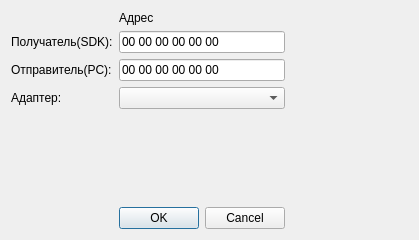
<?xml version="1.0" encoding="UTF-8"?>
<ui version="4.0">
 <class>Settings</class>
 <widget class="QDialog" name="Settings">
  <property name="geometry">
   <rect>
    <x>0</x>
    <y>0</y>
    <width>419</width>
    <height>240</height>
   </rect>
  </property>
  <property name="windowTitle">
   <string>Настройки</string>
  </property>
  <layout class="QGridLayout" name="gridLayout">
   <item row="3" column="0">
    <widget class="QLabel" name="label_4">
     <property name="text">
      <string>Адаптер:</string>
     </property>
    </widget>
   </item>
   <item row="5" column="1">
    <widget class="QDialogButtonBox" name="btnBox">
     <property name="orientation">
      <enum>Qt::Horizontal</enum>
     </property>
     <property name="standardButtons">
      <set>QDialogButtonBox::Cancel|QDialogButtonBox::Ok</set>
     </property>
    </widget>
   </item>
   <item row="3" column="1">
    <widget class="QComboBox" name="cbDevices"/>
   </item>
   <item row="2" column="0">
    <widget class="QLabel" name="label_2">
     <property name="text">
      <string>Отправитель(PC):</string>
     </property>
    </widget>
   </item>
   <item row="1" column="0">
    <widget class="QLabel" name="label_3">
     <property name="text">
      <string>Получатель(SDK):</string>
     </property>
    </widget>
   </item>
   <item row="4" column="1">
    <spacer name="verticalSpacer">
     <property name="orientation">
      <enum>Qt::Vertical</enum>
     </property>
     <property name="sizeHint" stdset="0">
      <size>
       <width>20</width>
       <height>40</height>
      </size>
     </property>
    </spacer>
   </item>
   <item row="2" column="1">
    <widget class="QLineEdit" name="leSrcMac">
     <property name="minimumSize">
      <size>
       <width>120</width>
       <height>0</height>
      </size>
     </property>
     <property name="inputMask">
      <string>&gt;HH HH HH HH HH HH</string>
     </property>
     <property name="text">
      <string>00 00 00 00 00 00</string>
     </property>
    </widget>
   </item>
   <item row="0" column="1">
    <widget class="QLabel" name="label">
     <property name="text">
      <string>Адрес</string>
     </property>
    </widget>
   </item>
   <item row="1" column="1">
    <widget class="QLineEdit" name="leDstMac">
     <property name="minimumSize">
      <size>
       <width>120</width>
       <height>0</height>
      </size>
     </property>
     <property name="inputMask">
      <string>&gt;HH HH HH HH HH HH</string>
     </property>
     <property name="text">
      <string>00 00 00 00 00 00</string>
     </property>
    </widget>
   </item>
   <item row="1" column="2">
    <spacer name="horizontalSpacer">
     <property name="orientation">
      <enum>Qt::Horizontal</enum>
     </property>
     <property name="sizeHint" stdset="0">
      <size>
       <width>40</width>
       <height>20</height>
      </size>
     </property>
    </spacer>
   </item>
  </layout>
 </widget>
 <resources/>
 <connections>
  <connection>
   <sender>btnBox</sender>
   <signal>accepted()</signal>
   <receiver>Settings</receiver>
   <slot>accept()</slot>
   <hints>
    <hint type="sourcelabel">
     <x>248</x>
     <y>254</y>
    </hint>
    <hint type="destinationlabel">
     <x>157</x>
     <y>274</y>
    </hint>
   </hints>
  </connection>
  <connection>
   <sender>btnBox</sender>
   <signal>rejected()</signal>
   <receiver>Settings</receiver>
   <slot>reject()</slot>
   <hints>
    <hint type="sourcelabel">
     <x>316</x>
     <y>260</y>
    </hint>
    <hint type="destinationlabel">
     <x>286</x>
     <y>274</y>
    </hint>
   </hints>
  </connection>
 </connections>
</ui>
